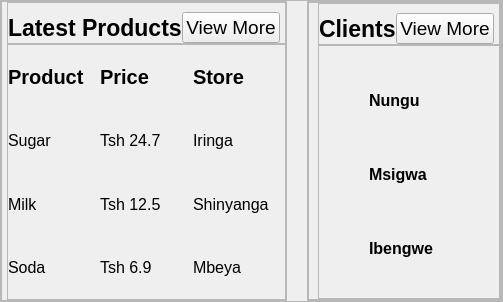
        <widget class="QFrame" name="Mainframe">
         <property name="sizePolicy">
          <sizepolicy hsizetype="Preferred" vsizetype="Preferred">
           <horstretch>0</horstretch>
           <verstretch>0</verstretch>
          </sizepolicy>
         </property>
         <property name="frameShape">
          <enum>QFrame::Shape::StyledPanel</enum>
         </property>
         <property name="frameShadow">
          <enum>QFrame::Shadow::Raised</enum>
         </property>
         <layout class="QHBoxLayout" name="horizontalLayout_11">
          <property name="spacing">
           <number>20</number>
          </property>
          <property name="leftMargin">
           <number>0</number>
          </property>
          <property name="topMargin">
           <number>0</number>
          </property>
          <property name="rightMargin">
           <number>0</number>
          </property>
          <property name="bottomMargin">
           <number>0</number>
          </property>
          <item>
           <widget class="QFrame" name="frame_5">
            <property name="minimumSize">
             <size>
              <width>0</width>
              <height>300</height>
             </size>
            </property>
            <property name="frameShape">
             <enum>QFrame::Shape::StyledPanel</enum>
            </property>
            <property name="frameShadow">
             <enum>QFrame::Shadow::Raised</enum>
            </property>
            <layout class="QVBoxLayout" name="verticalLayout_6">
             <property name="spacing">
              <number>0</number>
             </property>
             <property name="leftMargin">
              <number>5</number>
             </property>
             <property name="topMargin">
              <number>0</number>
             </property>
             <property name="rightMargin">
              <number>0</number>
             </property>
             <property name="bottomMargin">
              <number>0</number>
             </property>
             <item alignment="Qt::AlignmentFlag::AlignTop">
              <widget class="QFrame" name="frame_7">
               <property name="frameShape">
                <enum>QFrame::Shape::StyledPanel</enum>
               </property>
               <property name="frameShadow">
                <enum>QFrame::Shadow::Raised</enum>
               </property>
               <layout class="QHBoxLayout" name="horizontalLayout_12">
                <property name="spacing">
                 <number>0</number>
                </property>
                <property name="leftMargin">
                 <number>0</number>
                </property>
                <property name="topMargin">
                 <number>9</number>
                </property>
                <property name="rightMargin">
                 <number>5</number>
                </property>
                <property name="bottomMargin">
                 <number>0</number>
                </property>
                <item alignment="Qt::AlignmentFlag::AlignLeft">
                 <widget class="QLabel" name="label_14">
                  <property name="font">
                   <font>
                    <pointsize>17</pointsize>
                    <bold>true</bold>
                   </font>
                  </property>
                  <property name="text">
                   <string>Latest Products</string>
                  </property>
                 </widget>
                </item>
                <item alignment="Qt::AlignmentFlag::AlignRight">
                 <widget class="QPushButton" name="pushButton_3">
                  <property name="font">
                   <font>
                    <pointsize>14</pointsize>
                   </font>
                  </property>
                  <property name="text">
                   <string>View More</string>
                  </property>
                  <property name="icon">
                   <iconset resource="dashboardIcons.qrc">
                    <normaloff>:/ColoredIcons/Icons/IconsColored/arrow-right.svg</normaloff>:/ColoredIcons/Icons/IconsColored/arrow-right.svg</iconset>
                  </property>
                  <property name="iconSize">
                   <size>
                    <width>24</width>
                    <height>24</height>
                   </size>
                  </property>
                 </widget>
                </item>
               </layout>
              </widget>
             </item>
             <item>
              <widget class="QFrame" name="frame_8">
               <property name="sizePolicy">
                <sizepolicy hsizetype="Preferred" vsizetype="Expanding">
                 <horstretch>0</horstretch>
                 <verstretch>0</verstretch>
                </sizepolicy>
               </property>
               <property name="frameShape">
                <enum>QFrame::Shape::StyledPanel</enum>
               </property>
               <property name="frameShadow">
                <enum>QFrame::Shadow::Raised</enum>
               </property>
               <layout class="QGridLayout" name="gridLayout" rowstretch="0,0,0,0,0">
                <property name="sizeConstraint">
                 <enum>QLayout::SizeConstraint::SetDefaultConstraint</enum>
                </property>
                <property name="leftMargin">
                 <number>0</number>
                </property>
                <property name="topMargin">
                 <number>0</number>
                </property>
                <property name="rightMargin">
                 <number>0</number>
                </property>
                <property name="bottomMargin">
                 <number>0</number>
                </property>
                <property name="spacing">
                 <number>0</number>
                </property>
                <item row="0" column="2">
                 <widget class="QLabel" name="label_17">
                  <property name="font">
                   <font>
                    <pointsize>15</pointsize>
                    <bold>true</bold>
                   </font>
                  </property>
                  <property name="text">
                   <string>Store</string>
                  </property>
                 </widget>
                </item>
                <item row="1" column="2">
                 <widget class="QLabel" name="label_18">
                  <property name="font">
                   <font>
                    <pointsize>12</pointsize>
                   </font>
                  </property>
                  <property name="text">
                   <string>Iringa</string>
                  </property>
                 </widget>
                </item>
                <item row="2" column="1">
                 <widget class="QLabel" name="label_22">
                  <property name="font">
                   <font>
                    <pointsize>12</pointsize>
                   </font>
                  </property>
                  <property name="text">
                   <string>Tsh 12.5</string>
                  </property>
                 </widget>
                </item>
                <item row="2" column="2">
                 <widget class="QLabel" name="label_21">
                  <property name="font">
                   <font>
                    <pointsize>12</pointsize>
                   </font>
                  </property>
                  <property name="text">
                   <string>Shinyanga</string>
                  </property>
                 </widget>
                </item>
                <item row="0" column="1">
                 <widget class="QLabel" name="label_16">
                  <property name="font">
                   <font>
                    <pointsize>15</pointsize>
                    <bold>true</bold>
                   </font>
                  </property>
                  <property name="text">
                   <string>Price</string>
                  </property>
                 </widget>
                </item>
                <item row="1" column="0">
                 <widget class="QLabel" name="label_20">
                  <property name="font">
                   <font>
                    <pointsize>12</pointsize>
                   </font>
                  </property>
                  <property name="text">
                   <string>Sugar</string>
                  </property>
                 </widget>
                </item>
                <item row="2" column="0">
                 <widget class="QLabel" name="label_23">
                  <property name="font">
                   <font>
                    <pointsize>12</pointsize>
                   </font>
                  </property>
                  <property name="text">
                   <string>Milk</string>
                  </property>
                 </widget>
                </item>
                <item row="3" column="0">
                 <widget class="QLabel" name="label_26">
                  <property name="font">
                   <font>
                    <pointsize>12</pointsize>
                   </font>
                  </property>
                  <property name="text">
                   <string>Soda</string>
                  </property>
                 </widget>
                </item>
                <item row="3" column="2">
                 <widget class="QLabel" name="label_24">
                  <property name="font">
                   <font>
                    <pointsize>12</pointsize>
                   </font>
                  </property>
                  <property name="text">
                   <string>Mbeya</string>
                  </property>
                 </widget>
                </item>
                <item row="3" column="1">
                 <widget class="QLabel" name="label_25">
                  <property name="font">
                   <font>
                    <pointsize>12</pointsize>
                   </font>
                  </property>
                  <property name="text">
                   <string>Tsh 6.9</string>
                  </property>
                 </widget>
                </item>
                <item row="1" column="1">
                 <widget class="QLabel" name="label_19">
                  <property name="font">
                   <font>
                    <pointsize>12</pointsize>
                   </font>
                  </property>
                  <property name="text">
                   <string>Tsh 24.7</string>
                  </property>
                 </widget>
                </item>
                <item row="0" column="0">
                 <widget class="QLabel" name="label_15">
                  <property name="font">
                   <font>
                    <pointsize>15</pointsize>
                    <bold>true</bold>
                   </font>
                  </property>
                  <property name="text">
                   <string>Product</string>
                  </property>
                 </widget>
                </item>
               </layout>
              </widget>
             </item>
            </layout>
           </widget>
          </item>
          <item>
           <widget class="QFrame" name="frame_6">
            <property name="frameShape">
             <enum>QFrame::Shape::StyledPanel</enum>
            </property>
            <property name="frameShadow">
             <enum>QFrame::Shadow::Raised</enum>
            </property>
            <layout class="QVBoxLayout" name="verticalLayout_8">
             <property name="spacing">
              <number>0</number>
             </property>
             <property name="leftMargin">
              <number>0</number>
             </property>
             <property name="topMargin">
              <number>0</number>
             </property>
             <property name="rightMargin">
              <number>0</number>
             </property>
             <property name="bottomMargin">
              <number>0</number>
             </property>
             <item>
              <widget class="QFrame" name="frame_9">
               <property name="frameShape">
                <enum>QFrame::Shape::StyledPanel</enum>
               </property>
               <property name="frameShadow">
                <enum>QFrame::Shadow::Raised</enum>
               </property>
               <layout class="QVBoxLayout" name="verticalLayout_7">
                <property name="spacing">
                 <number>0</number>
                </property>
                <property name="topMargin">
                 <number>0</number>
                </property>
                <property name="rightMargin">
                 <number>0</number>
                </property>
                <property name="bottomMargin">
                 <number>0</number>
                </property>
                <item alignment="Qt::AlignmentFlag::AlignTop">
                 <widget class="QFrame" name="frame_10">
                  <property name="frameShape">
                   <enum>QFrame::Shape::StyledPanel</enum>
                  </property>
                  <property name="frameShadow">
                   <enum>QFrame::Shadow::Raised</enum>
                  </property>
                  <layout class="QHBoxLayout" name="horizontalLayout_13">
                   <property name="spacing">
                    <number>0</number>
                   </property>
                   <property name="leftMargin">
                    <number>0</number>
                   </property>
                   <property name="topMargin">
                    <number>9</number>
                   </property>
                   <property name="rightMargin">
                    <number>5</number>
                   </property>
                   <property name="bottomMargin">
                    <number>0</number>
                   </property>
                   <item alignment="Qt::AlignmentFlag::AlignLeft">
                    <widget class="QLabel" name="label_27">
                     <property name="font">
                      <font>
                       <pointsize>17</pointsize>
                       <bold>true</bold>
                      </font>
                     </property>
                     <property name="text">
                      <string>Clients</string>
                     </property>
                    </widget>
                   </item>
                   <item alignment="Qt::AlignmentFlag::AlignRight">
                    <widget class="QPushButton" name="pushButton_4">
                     <property name="font">
                      <font>
                       <pointsize>14</pointsize>
                      </font>
                     </property>
                     <property name="text">
                      <string>View More</string>
                     </property>
                     <property name="icon">
                      <iconset resource="dashboardIcons.qrc">
                       <normaloff>:/ColoredIcons/Icons/IconsColored/arrow-right.svg</normaloff>:/ColoredIcons/Icons/IconsColored/arrow-right.svg</iconset>
                     </property>
                     <property name="iconSize">
                      <size>
                       <width>24</width>
                       <height>24</height>
                      </size>
                     </property>
                    </widget>
                   </item>
                  </layout>
                 </widget>
                </item>
                <item>
                 <widget class="QFrame" name="frame_11">
                  <property name="sizePolicy">
                   <sizepolicy hsizetype="Preferred" vsizetype="Expanding">
                    <horstretch>0</horstretch>
                    <verstretch>0</verstretch>
                   </sizepolicy>
                  </property>
                  <property name="frameShape">
                   <enum>QFrame::Shape::StyledPanel</enum>
                  </property>
                  <property name="frameShadow">
                   <enum>QFrame::Shadow::Raised</enum>
                  </property>
                  <layout class="QGridLayout" name="gridLayout_2">
                   <property name="leftMargin">
                    <number>0</number>
                   </property>
                   <property name="topMargin">
                    <number>5</number>
                   </property>
                   <property name="rightMargin">
                    <number>5</number>
                   </property>
                   <property name="bottomMargin">
                    <number>0</number>
                   </property>
                   <property name="spacing">
                    <number>0</number>
                   </property>
                   <item row="2" column="2">
                    <widget class="QLabel" name="label_40">
                     <property name="minimumSize">
                      <size>
                       <width>30</width>
                       <height>30</height>
                      </size>
                     </property>
                     <property name="maximumSize">
                      <size>
                       <width>30</width>
                       <height>30</height>
                      </size>
                     </property>
                     <property name="text">
                      <string/>
                     </property>
                     <property name="pixmap">
                      <pixmap resource="dashboardIcons.qrc">:/ColoredIcons/Icons/IconsColored/message-circle.svg</pixmap>
                     </property>
                     <property name="scaledContents">
                      <bool>true</bool>
                     </property>
                    </widget>
                   </item>
                   <item row="1" column="3">
                    <widget class="QLabel" name="label_36">
                     <property name="minimumSize">
                      <size>
                       <width>30</width>
                       <height>30</height>
                      </size>
                     </property>
                     <property name="maximumSize">
                      <size>
                       <width>30</width>
                       <height>30</height>
                      </size>
                     </property>
                     <property name="text">
                      <string/>
                     </property>
                     <property name="pixmap">
                      <pixmap resource="dashboardIcons.qrc">:/ColoredIcons/Icons/IconsColored/phone-forwarded.svg</pixmap>
                     </property>
                     <property name="scaledContents">
                      <bool>true</bool>
                     </property>
                    </widget>
                   </item>
                   <item row="2" column="0">
                    <widget class="QLabel" name="label_35">
                     <property name="minimumSize">
                      <size>
                       <width>50</width>
                       <height>50</height>
                      </size>
                     </property>
                     <property name="maximumSize">
                      <size>
                       <width>50</width>
                       <height>50</height>
                      </size>
                     </property>
                     <property name="font">
                      <font>
                       <pointsize>12</pointsize>
                      </font>
                     </property>
                     <property name="text">
                      <string/>
                     </property>
                     <property name="pixmap">
                      <pixmap resource="dashboardIcons.qrc">:/iconImages/Icons/image/71198_cricket_icon.png</pixmap>
                     </property>
                     <property name="scaledContents">
                      <bool>true</bool>
                     </property>
                    </widget>
                   </item>
                   <item row="1" column="2">
                    <widget class="QLabel" name="label_31">
                     <property name="minimumSize">
                      <size>
                       <width>30</width>
                       <height>30</height>
                      </size>
                     </property>
                     <property name="maximumSize">
                      <size>
                       <width>30</width>
                       <height>30</height>
                      </size>
                     </property>
                     <property name="text">
                      <string/>
                     </property>
                     <property name="pixmap">
                      <pixmap resource="dashboardIcons.qrc">:/ColoredIcons/Icons/IconsColored/message-circle.svg</pixmap>
                     </property>
                     <property name="scaledContents">
                      <bool>true</bool>
                     </property>
                    </widget>
                   </item>
                   <item row="0" column="3">
                    <widget class="QLabel" name="label_29">
                     <property name="minimumSize">
                      <size>
                       <width>30</width>
                       <height>30</height>
                      </size>
                     </property>
                     <property name="maximumSize">
                      <size>
                       <width>30</width>
                       <height>30</height>
                      </size>
                     </property>
                     <property name="text">
                      <string/>
                     </property>
                     <property name="pixmap">
                      <pixmap resource="dashboardIcons.qrc">:/ColoredIcons/Icons/IconsColored/phone-forwarded.svg</pixmap>
                     </property>
                     <property name="scaledContents">
                      <bool>true</bool>
                     </property>
                    </widget>
                   </item>
                   <item row="1" column="0">
                    <widget class="QLabel" name="label_34">
                     <property name="minimumSize">
                      <size>
                       <width>50</width>
                       <height>50</height>
                      </size>
                     </property>
                     <property name="maximumSize">
                      <size>
                       <width>50</width>
                       <height>50</height>
                      </size>
                     </property>
                     <property name="font">
                      <font>
                       <pointsize>12</pointsize>
                      </font>
                     </property>
                     <property name="text">
                      <string/>
                     </property>
                     <property name="pixmap">
                      <pixmap resource="dashboardIcons.qrc">:/iconImages/Icons/image/300768_ball_soccer_sport_icon.png</pixmap>
                     </property>
                     <property name="scaledContents">
                      <bool>true</bool>
                     </property>
                    </widget>
                   </item>
                   <item row="2" column="1">
                    <widget class="QLabel" name="label_37">
                     <property name="font">
                      <font>
                       <pointsize>12</pointsize>
                       <bold>true</bold>
                      </font>
                     </property>
                     <property name="text">
                      <string>Ibengwe</string>
                     </property>
                    </widget>
                   </item>
                   <item row="0" column="2">
                    <widget class="QLabel" name="label_28">
                     <property name="minimumSize">
                      <size>
                       <width>30</width>
                       <height>30</height>
                      </size>
                     </property>
                     <property name="maximumSize">
                      <size>
                       <width>30</width>
                       <height>30</height>
                      </size>
                     </property>
                     <property name="text">
                      <string/>
                     </property>
                     <property name="pixmap">
                      <pixmap resource="dashboardIcons.qrc">:/ColoredIcons/Icons/IconsColored/message-circle.svg</pixmap>
                     </property>
                     <property name="scaledContents">
                      <bool>true</bool>
                     </property>
                    </widget>
                   </item>
                   <item row="0" column="0">
                    <widget class="QLabel" name="label_33">
                     <property name="minimumSize">
                      <size>
                       <width>50</width>
                       <height>50</height>
                      </size>
                     </property>
                     <property name="maximumSize">
                      <size>
                       <width>50</width>
                       <height>50</height>
                      </size>
                     </property>
                     <property name="font">
                      <font>
                       <pointsize>12</pointsize>
                      </font>
                     </property>
                     <property name="text">
                      <string/>
                     </property>
                     <property name="pixmap">
                      <pixmap resource="dashboardIcons.qrc">:/iconImages/Icons/image/2138358_ball_basketball_sport_team sports_icon.png</pixmap>
                     </property>
                     <property name="scaledContents">
                      <bool>true</bool>
                     </property>
                    </widget>
                   </item>
                   <item row="2" column="3">
                    <widget class="QLabel" name="label_41">
                     <property name="minimumSize">
                      <size>
                       <width>30</width>
                       <height>30</height>
                      </size>
                     </property>
                     <property name="maximumSize">
                      <size>
                       <width>30</width>
                       <height>30</height>
                      </size>
                     </property>
                     <property name="text">
                      <string/>
                     </property>
                     <property name="pixmap">
                      <pixmap resource="dashboardIcons.qrc">:/ColoredIcons/Icons/IconsColored/phone-forwarded.svg</pixmap>
                     </property>
                     <property name="scaledContents">
                      <bool>true</bool>
                     </property>
                    </widget>
                   </item>
                   <item row="1" column="1">
                    <widget class="QLabel" name="label_30">
                     <property name="font">
                      <font>
                       <pointsize>12</pointsize>
                       <bold>true</bold>
                      </font>
                     </property>
                     <property name="text">
                      <string>Msigwa</string>
                     </property>
                    </widget>
                   </item>
                   <item row="0" column="1">
                    <widget class="QLabel" name="label_38">
                     <property name="font">
                      <font>
                       <pointsize>12</pointsize>
                       <bold>true</bold>
                      </font>
                     </property>
                     <property name="text">
                      <string>Nungu</string>
                     </property>
                     <property name="wordWrap">
                      <bool>false</bool>
                     </property>
                    </widget>
                   </item>
                  </layout>
                 </widget>
                </item>
               </layout>
              </widget>
             </item>
            </layout>
           </widget>
          </item>
         </layout>
        </widget>
